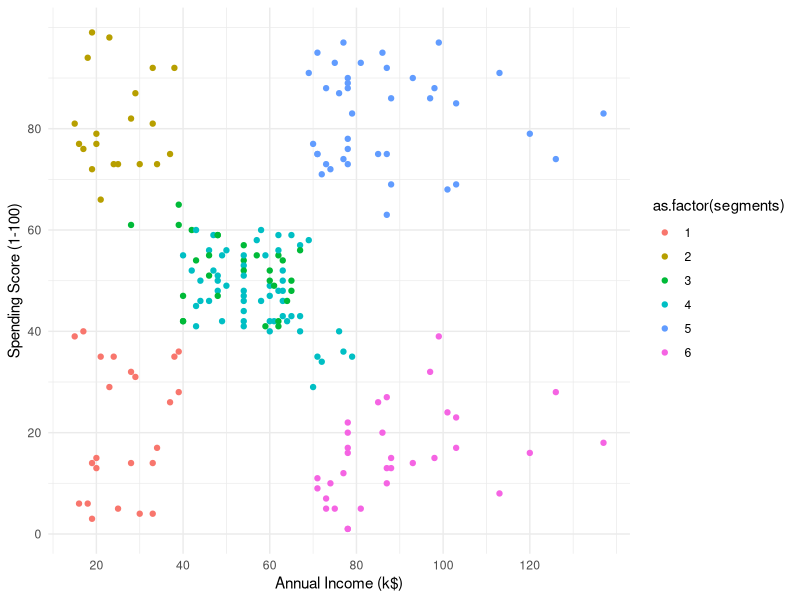
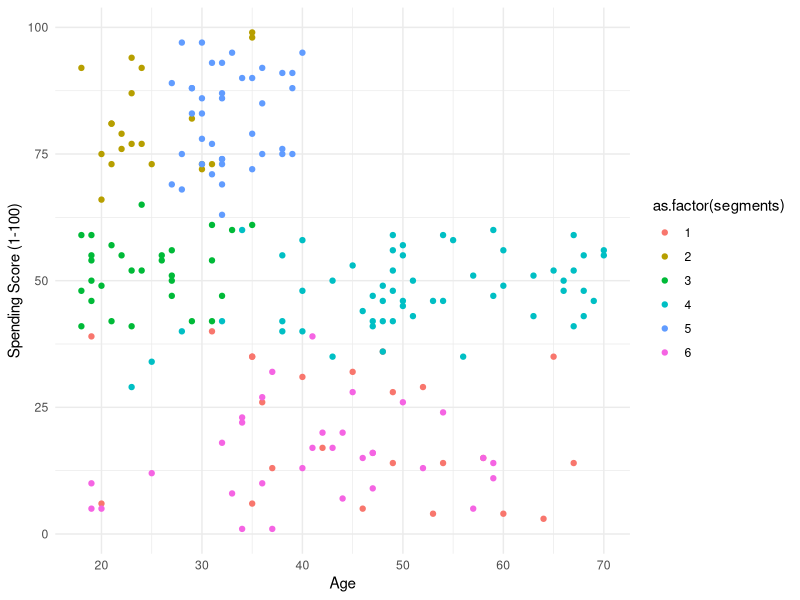
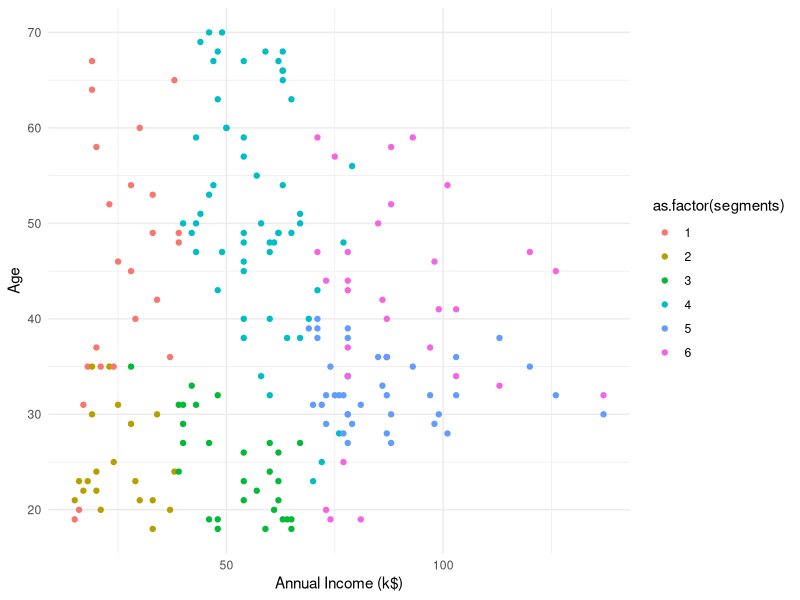

Write the R code that produced these figures, in order.
## ---- chunk 1
library(tidyverse)
## ---- chunk 2
df <- read_csv("../data/output/segmented-Mall_Customers.csv") 
## ---- chunk 3
ggplot(df, aes(`Annual Income (k$)`, `Spending Score (1-100)`, color = as.factor(segments))) +
  geom_point() +
  theme_minimal() + 
  scale_x_continuous(breaks = seq(0, max(df$`Annual Income (k$)`), by = 20)) + 
  scale_y_continuous(breaks = seq(0, max(df$`Spending Score (1-100)`), by = 20))
## ---- chunk 4
ggplot(df, aes(Age, `Spending Score (1-100)`, color = as.factor(segments))) +
  geom_point() +
  theme_minimal()
## ---- chunk 5
ggplot(df, aes(`Annual Income (k$)`, Age, color = as.factor(segments))) +
  geom_point() +
  theme_minimal()
## ---- chunk 6
table(df$Age, df$segments)
## ---- chunk 7
table(df$`Annual Income (k$)`, df$segments)
## ---- chunk 8
table(df$`Spending Score (1-100)`, df$segments)
## ---- chunk 9
table(df$female, df$segments)
